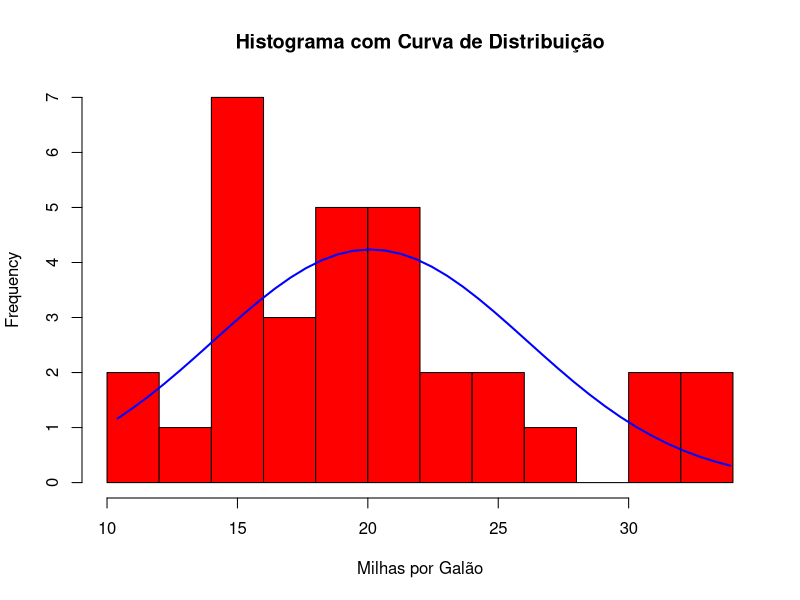
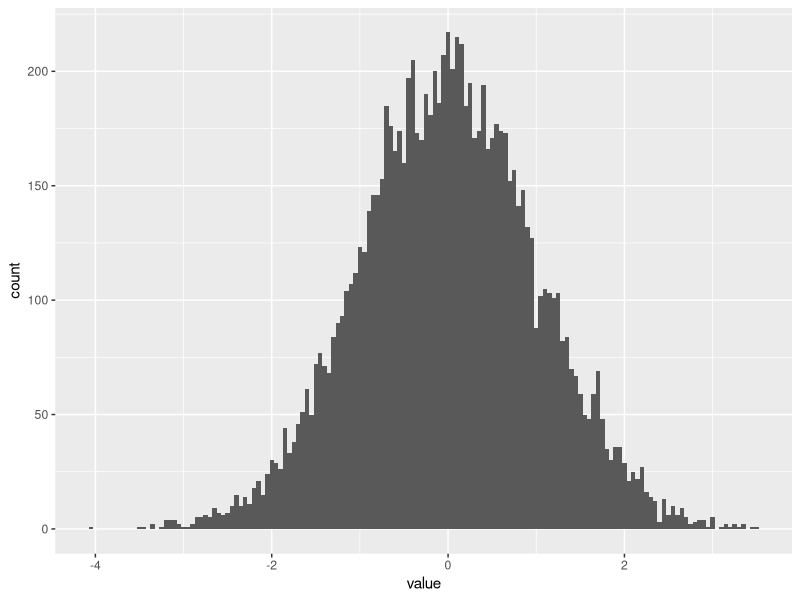
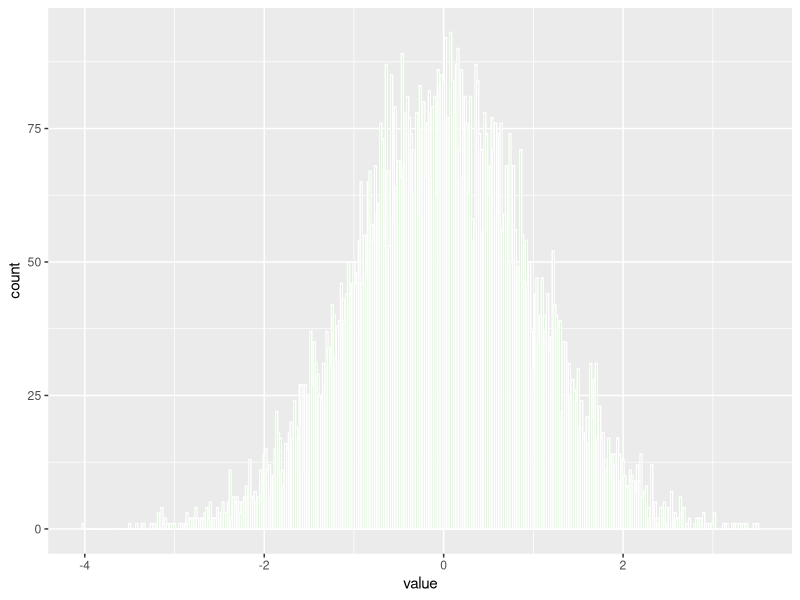
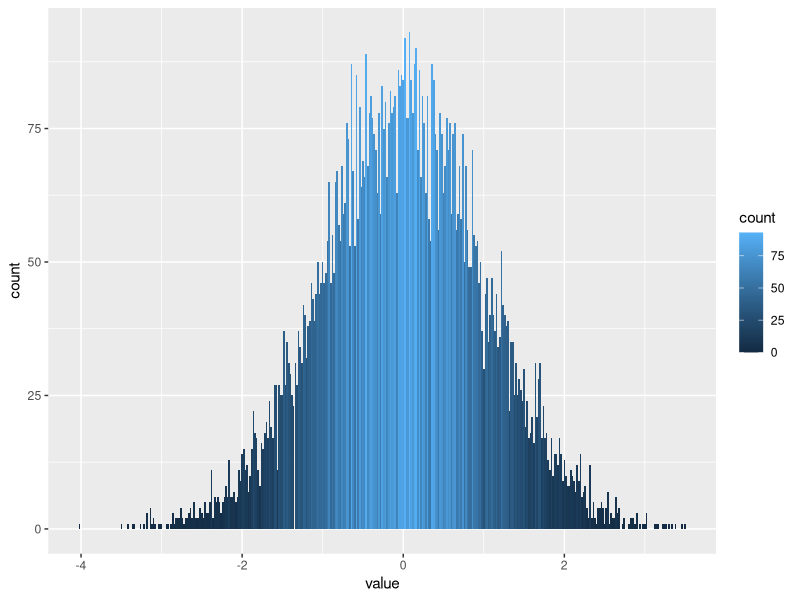

Write the R code that produced these figures, in order.
# Parte 5.8

#setwd("D:/Estudo/Tecnologias/BI/PowerBI/Cap12/R/ini-R/Export-RFiles")
#getwd()


x <- mtcars$mpg

# Criando Histograma
?hist
h <- hist(x
          , breaks = 10
          , col = "red"
          , xlab = "Milhas por Galão"
          , main = "Histograma com Curva de Distribuição")

# Custom o Histograma
xfit <- seq(min(x), max(x), length = 40)
yfit <- dnorm(xfit, mean = mean(x), sd = sd(x))
yfit <- yfit*diff(h$mids[1:2]*length(x))
lines(xfit, yfit, col = "blue", lwd=2)

# Usando ggplot
library(ggplot2)

dados = data.frame(value = rnorm(10000))
View(dados)

# Tamanho das colunas
ggplot(dados, aes(x=value))+
  geom_histogram(binwidth = 0.05)


# Cor única
ggplot(dados, aes(x=value))+
  geom_histogram(binwidth = 0.02, color="white", fill=rgb(0.2, 0.7, 0.1, 0.4))

# Cor proporcional
ggplot(dados, aes(x=value))+
  geom_histogram(binwidth = 0.02, aes(fill = ..count..))

